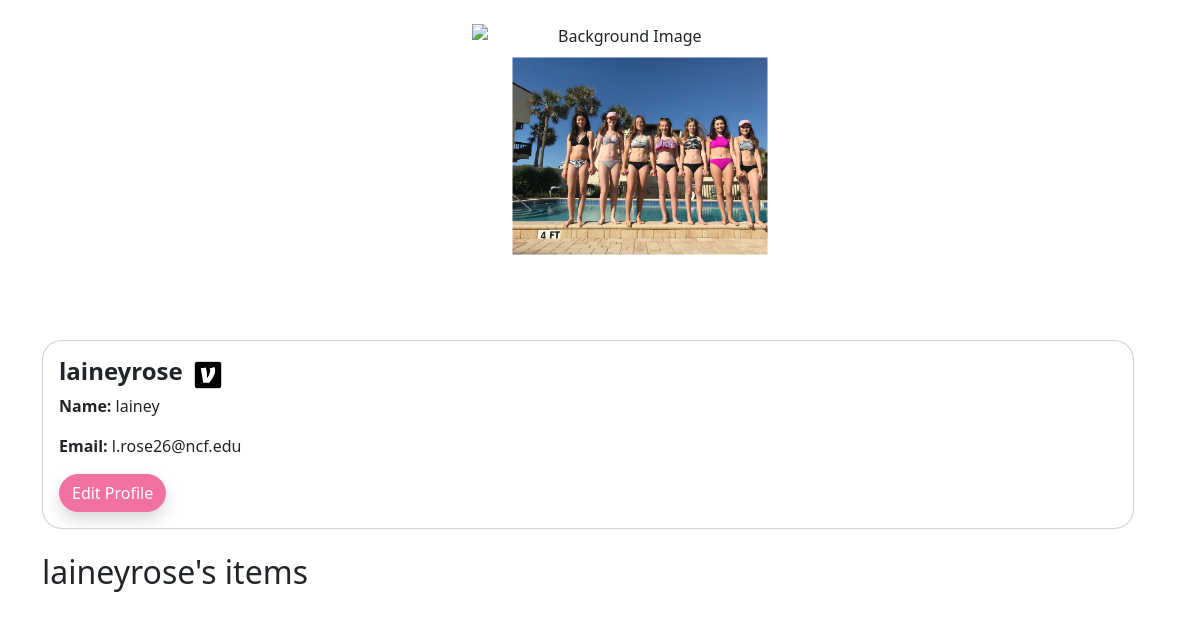
The app's page /users/6/profile/, older data.
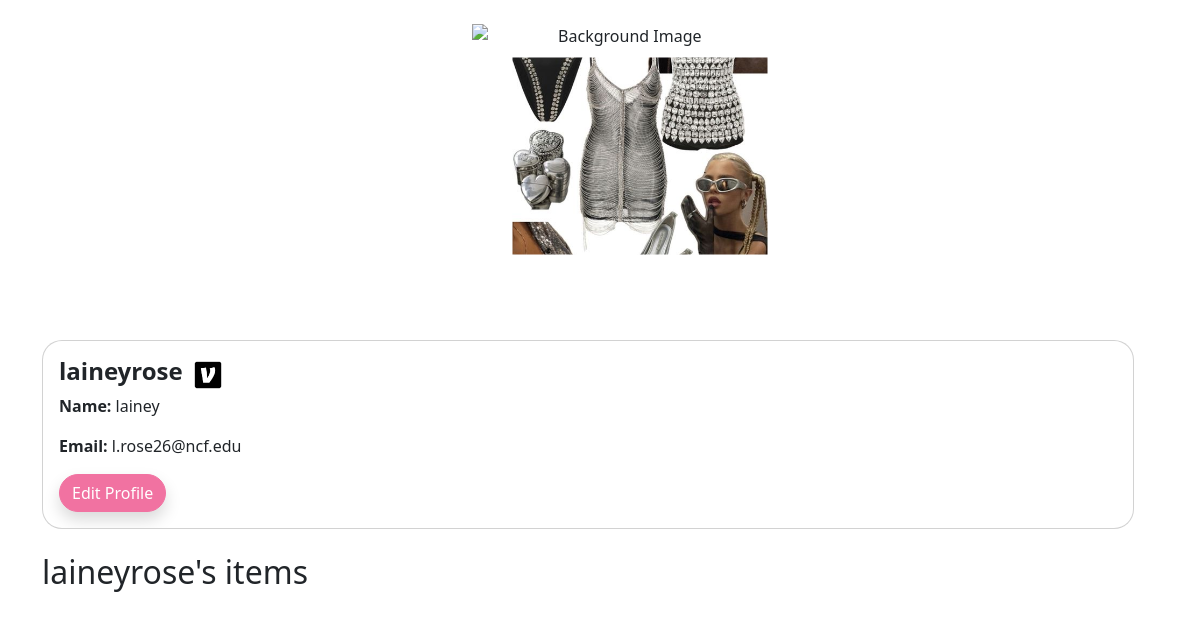
The same page, newer data.
### shopping/models.py (models this page shows, shortened)
class Profile(models.Model):
    user = models.OneToOneField(User, null=True, on_delete=models.CASCADE)
    first_name = models.CharField(max_length=50, null=True, blank=True)
    last_name = models.CharField(max_length=50, null=True, blank=True)
    bio = models.TextField(max_length=50, null=True, blank=True)
    profile_pic = models.ImageField(null=True, blank=True, upload_to='images/userprofiles/')
    pinterest_url = models.CharField(max_length=255, null=True, blank=True)
    venmo_url = models.CharField(max_length=255, null=True, blank=True)

### users/views.py (the view)
# urls.py: path('<int:pk>/profile/', ShowProfilePageView.as_view(), name='show_profile_page'),
class ShowProfilePageView(DetailView):
    model = Profile
    template_name = 'registration/user_profile.html'
    def get_context_data(self, *args, **kwargs):
        context = super(ShowProfilePageView, self).get_context_data(*args, **kwargs)
        user = get_object_or_404(Profile, id=self.kwargs['pk'])
        user_items = Item.objects.all().filter(user=user.pk).order_by('-date_posted') #shows user's specific items
        context["ser"] = user
        context['items'] = user_items
        return context

### users/templates/registration/user_profile.html (shortened to what this page needs)
{% extends 'base.html' %}
{%load static%}
{% load l10n %}
{% block content %}
    <div class="row">
        <div class="col-md-4 center-column">
                <div class="image-container">
                    {% if ser.user.profile.profile_pic %}
                        <img src="{{ ser.user.profile.profile_pic.url }}" class="profile-image" alt="Profile Picture">
                    {% else %}
                        <img src="{% static 'images/default_user.jpg' %}" class="profile-image" alt="Default Profile Picture">
                    {% endif %}
                  </div>
    </div>
    <div class="row mt-3">
        <div class="col">
            <div class="card" style="border-radius: 20px; overflow: hidden;">
                <div class="card-body">
                    <div class="flex-container">
                        <h4><strong>{{ ser.user.username|slice:":15" }}</strong></h4>
                        {% if ser.user.profile.venmo_url %}
                            <a href="https://account.venmo.com/u/{{ ser.user.profile.venmo_url }}" title="{{ ser.user.profile.venmo_url }}" target="_blank"><img src="{% static 'images/venmo.png' %}" alt="Venmo" class="icon-image"></a>
                        {% endif %}
                    </div>
                    <p><strong>Name:</strong> {{ ser.user.profile.first_name|default_if_none:"" }} {{ user.profile.last_name|default_if_none:"" }}</p>
                    <p><strong>Email:</strong> {{ ser.user.email|default:"" }}</p>
                    <a href="{% url 'edit_profile_page' profile.id %}" class="btn btn-primary rounded-pill shadow">Edit Profile</a>
                </div>
            </div>
        </div>
    </div>
    <div class="itemcards container-fluid mt-4 mb-4">
        <h2 class="mb-3"> {{ser.user.username}}'s items </h2>
      </div>
{% endblock %}

### shopping/templates/base.html (shortened to what this page needs)
<!doctype html>
<html lang="en">
  <head>
    {% load static %}
    <link href="https://cdn.jsdelivr.net/npm/bootstrap@5.3.3/dist/css/bootstrap.min.css" rel="stylesheet">
    <link href="{% static 'css/base_colors.css' %}" rel="stylesheet">
  </head>
  {% load static %}
  <body>
<div class="container">
{% block content %}
{% endblock %}
</div>
</body>
</html>

### shopping/static/css/base_colors.css (style rules this page uses)
:root { --bs-primary: #F172A1; --bs-secondary: #B39BC8; --bs-success: #A1C3D1; --bs-info: #F0EBF4; --bs-warning: #E64398; }
.btn-primary { background-color: var(--bs-primary); border-color: var(--bs-primary); }

### users/templates/registration/user_profile.html (style rules this page uses)
.image-container { position: relative; width: 300px; height: 300px; overflow: hidden; text-align: center; left: 14%; }
.background-image, .profile-image { position: absolute; top: 50%; left: 50%; transform: translate(-50%, -50%); width: 100%; height: 100%; object-fit: cover; display: inline-block; }
.profile-image { width: 255px; height: 197px; top: 44%; left: 56%; }
.center-column { margin: 0 auto; float: none; text-align: center; }
.icon-image { width: 30px; height: 30px; }
.flex-container { display: flex; align-items: center; justify-content: flex-start; gap: 10px; }

Row changes from the older to the newer data that the page shows:
changed Profile "lainey": user.profile.profile_pic: a different picture
